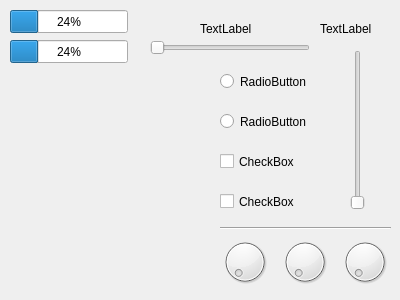
<?xml version="1.0" encoding="UTF-8"?>
<ui version="4.0">
 <class>Dialog</class>
 <widget class="QDialog" name="Dialog">
  <property name="geometry">
   <rect>
    <x>0</x>
    <y>0</y>
    <width>400</width>
    <height>300</height>
   </rect>
  </property>
  <property name="windowTitle">
   <string>window_title</string>
  </property>
  <widget class="QwtDial" name="Dial">
   <property name="geometry">
    <rect>
     <x>10</x>
     <y>90</y>
     <width>191</width>
     <height>201</height>
    </rect>
   </property>
  </widget>
  <widget class="QProgressBar" name="progressBar">
   <property name="geometry">
    <rect>
     <x>10</x>
     <y>10</y>
     <width>118</width>
     <height>23</height>
    </rect>
   </property>
   <property name="value">
    <number>24</number>
   </property>
  </widget>
  <widget class="QProgressBar" name="progressBar_2">
   <property name="geometry">
    <rect>
     <x>10</x>
     <y>40</y>
     <width>118</width>
     <height>23</height>
    </rect>
   </property>
   <property name="value">
    <number>24</number>
   </property>
  </widget>
  <widget class="QSlider" name="horizontalSlider">
   <property name="geometry">
    <rect>
     <x>150</x>
     <y>40</y>
     <width>160</width>
     <height>16</height>
    </rect>
   </property>
   <property name="orientation">
    <enum>Qt::Horizontal</enum>
   </property>
  </widget>
  <widget class="QSlider" name="verticalSlider">
   <property name="geometry">
    <rect>
     <x>350</x>
     <y>50</y>
     <width>16</width>
     <height>160</height>
    </rect>
   </property>
   <property name="orientation">
    <enum>Qt::Vertical</enum>
   </property>
  </widget>
  <widget class="QLabel" name="label">
   <property name="geometry">
    <rect>
     <x>200</x>
     <y>20</y>
     <width>67</width>
     <height>17</height>
    </rect>
   </property>
   <property name="text">
    <string>TextLabel</string>
   </property>
  </widget>
  <widget class="QLabel" name="label_2">
   <property name="geometry">
    <rect>
     <x>320</x>
     <y>20</y>
     <width>67</width>
     <height>17</height>
    </rect>
   </property>
   <property name="text">
    <string>TextLabel</string>
   </property>
  </widget>
  <widget class="QDial" name="dial">
   <property name="geometry">
    <rect>
     <x>220</x>
     <y>230</y>
     <width>50</width>
     <height>64</height>
    </rect>
   </property>
  </widget>
  <widget class="QDial" name="dial_2">
   <property name="geometry">
    <rect>
     <x>280</x>
     <y>230</y>
     <width>50</width>
     <height>64</height>
    </rect>
   </property>
  </widget>
  <widget class="Line" name="line">
   <property name="geometry">
    <rect>
     <x>220</x>
     <y>220</y>
     <width>171</width>
     <height>16</height>
    </rect>
   </property>
   <property name="orientation">
    <enum>Qt::Horizontal</enum>
   </property>
  </widget>
  <widget class="QRadioButton" name="radioButton">
   <property name="geometry">
    <rect>
     <x>220</x>
     <y>70</y>
     <width>112</width>
     <height>23</height>
    </rect>
   </property>
   <property name="text">
    <string>RadioButton</string>
   </property>
  </widget>
  <widget class="QRadioButton" name="radioButton_2">
   <property name="geometry">
    <rect>
     <x>220</x>
     <y>110</y>
     <width>112</width>
     <height>23</height>
    </rect>
   </property>
   <property name="text">
    <string>RadioButton</string>
   </property>
  </widget>
  <widget class="QCheckBox" name="checkBox">
   <property name="geometry">
    <rect>
     <x>220</x>
     <y>150</y>
     <width>92</width>
     <height>23</height>
    </rect>
   </property>
   <property name="text">
    <string>CheckBox</string>
   </property>
  </widget>
  <widget class="QCheckBox" name="checkBox_2">
   <property name="geometry">
    <rect>
     <x>220</x>
     <y>190</y>
     <width>92</width>
     <height>23</height>
    </rect>
   </property>
   <property name="text">
    <string>CheckBox</string>
   </property>
  </widget>
  <widget class="QDial" name="dial_3">
   <property name="geometry">
    <rect>
     <x>340</x>
     <y>230</y>
     <width>50</width>
     <height>64</height>
    </rect>
   </property>
  </widget>
 </widget>
 <customwidgets>
  <customwidget>
   <class>QwtDial</class>
   <extends>QWidget</extends>
   <header>qwt_dial.h</header>
  </customwidget>
 </customwidgets>
 <resources/>
 <connections/>
</ui>
